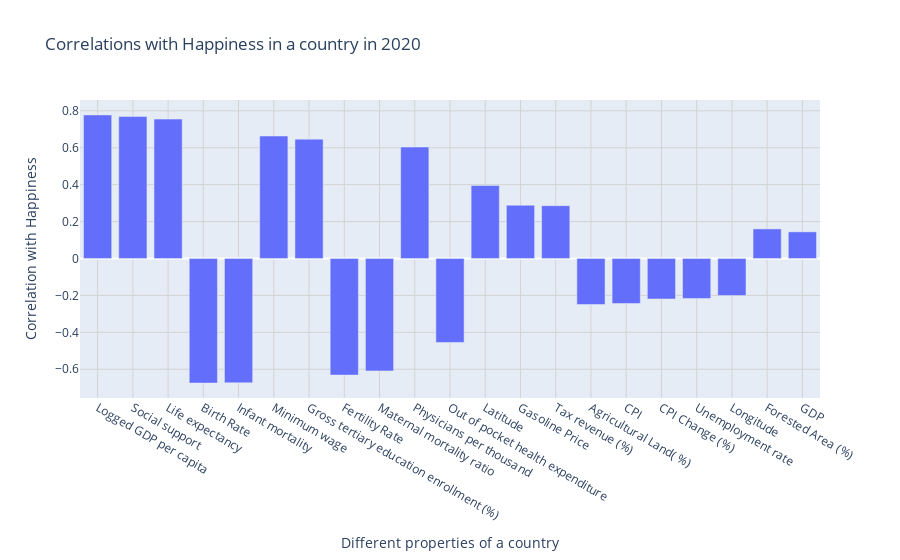

The notebook cell this image was saved under:
### Markdown cell above
On the first map-graph we can see the happiness in most countries from 2020 till 2015, where the more yellow a country is, the more happy the people in the country are. On the second map-graph we can see how wealthy a country is divided by how many people live in that country. If you compare both maps you will see that most often, the more wealthy per person a country is, that more happiness is perceived in that country.

### Code cell
import plotly.graph_objs as go
import pandas as pd

# Load the correlation data
df = pd.read_csv('databases/score_correlations.csv')

# Create the bar trace
trace = go.Bar(
    x = df['Variable1'],
    y = df['Correlation']
)

# Create the figure and update layout with titles
fig = go.Figure(trace)
fig.update_layout(
    title='Correlations with Happiness in a country in 2020',
    yaxis_title='Correlation with Happiness',
    xaxis_title='Different properties of a country',
        xaxis=dict(
        showgrid=True,  # Add grid lines to x-axis
        gridwidth=1,
        gridcolor='LightGrey'
    ),
    yaxis=dict(
        showgrid=True,  # Add grid lines to y-axis
        gridwidth=1,
        gridcolor='LightGrey'
    ),

)

# Display the figure
fig.show()

### Figure 1 — Plotly figure (JSON) as saved in the notebook; plotly's stock layout.template omitted (floating-point values rounded to 4 significant figures)
{"data": [{"type": "bar", "x": ["Logged GDP per capita", "Social support", "Life expectancy", "Birth Rate", "Infant mortality", "Minimum wage", "Gross tertiary education enrollment (%)", "Fertility Rate", "Maternal mortality ratio", "Physicians per thousand", "Out of pocket health expenditure", "Latitude", "Gasoline Price", "Tax revenue (%)", "Agricultural Land( %)", "CPI", "CPI Change (%)", "Unemployment rate", "Longitude", "Forested Area (%)", "GDP"], "y": [0.7778, 0.7693, 0.7552, -0.6751, -0.6736, 0.6633, 0.6465, -0.6318, -0.6092, 0.6038, -0.4549, 0.3952, 0.2885, 0.2861, -0.2494, -0.2442, -0.2194, -0.2166, -0.2011, 0.1601, 0.1442]}], "layout": {"title": {"text": "Correlations with Happiness in a country in 2020"}, "xaxis": {"gridcolor": "LightGrey", "gridwidth": 1, "showgrid": true, "title": {"text": "Different properties of a country"}}, "yaxis": {"gridcolor": "LightGrey", "gridwidth": 1, "showgrid": true, "title": {"text": "Correlation with Happiness"}}}}
